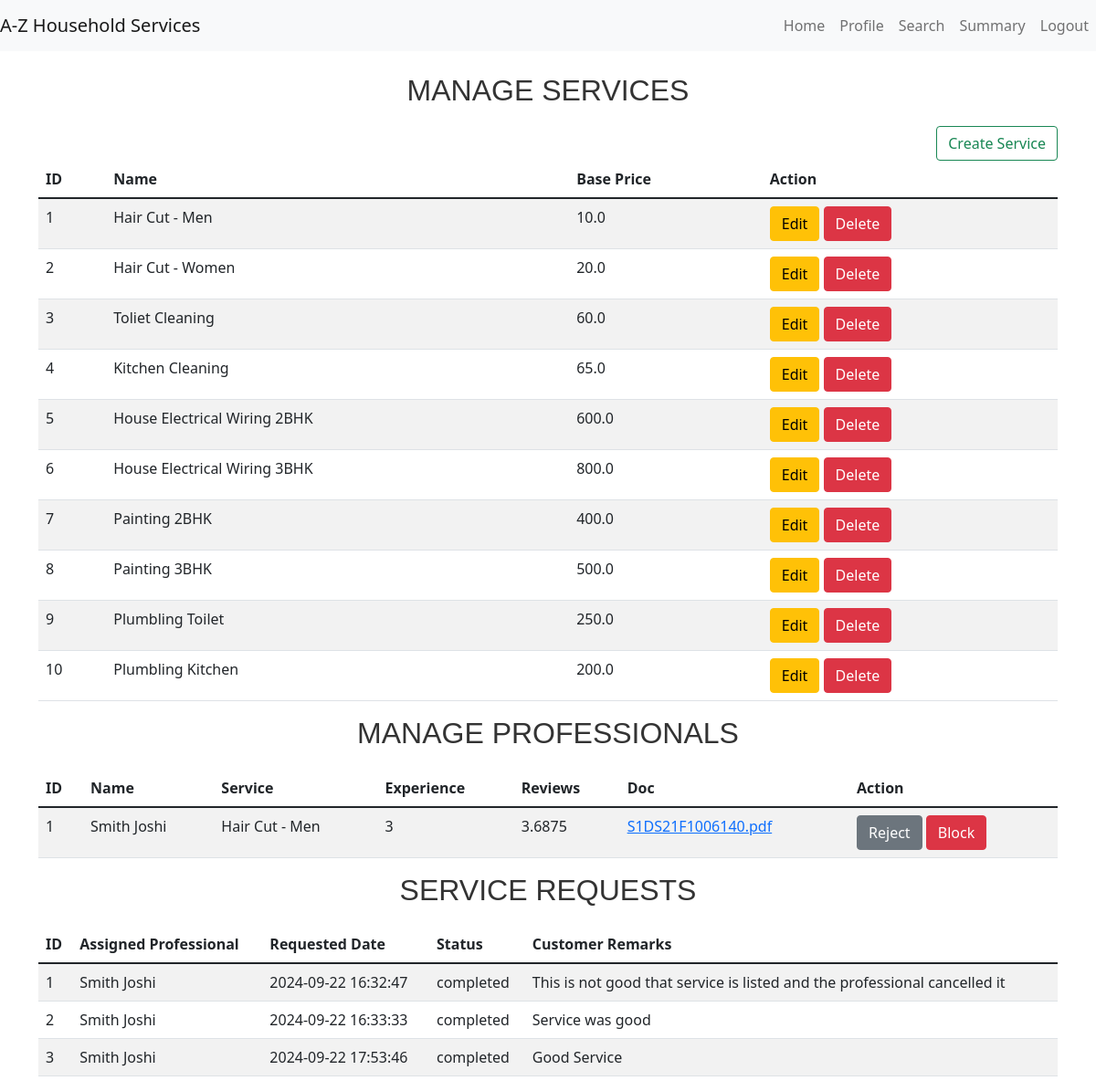
The app's page /admin/dashboard (signed in), older data.
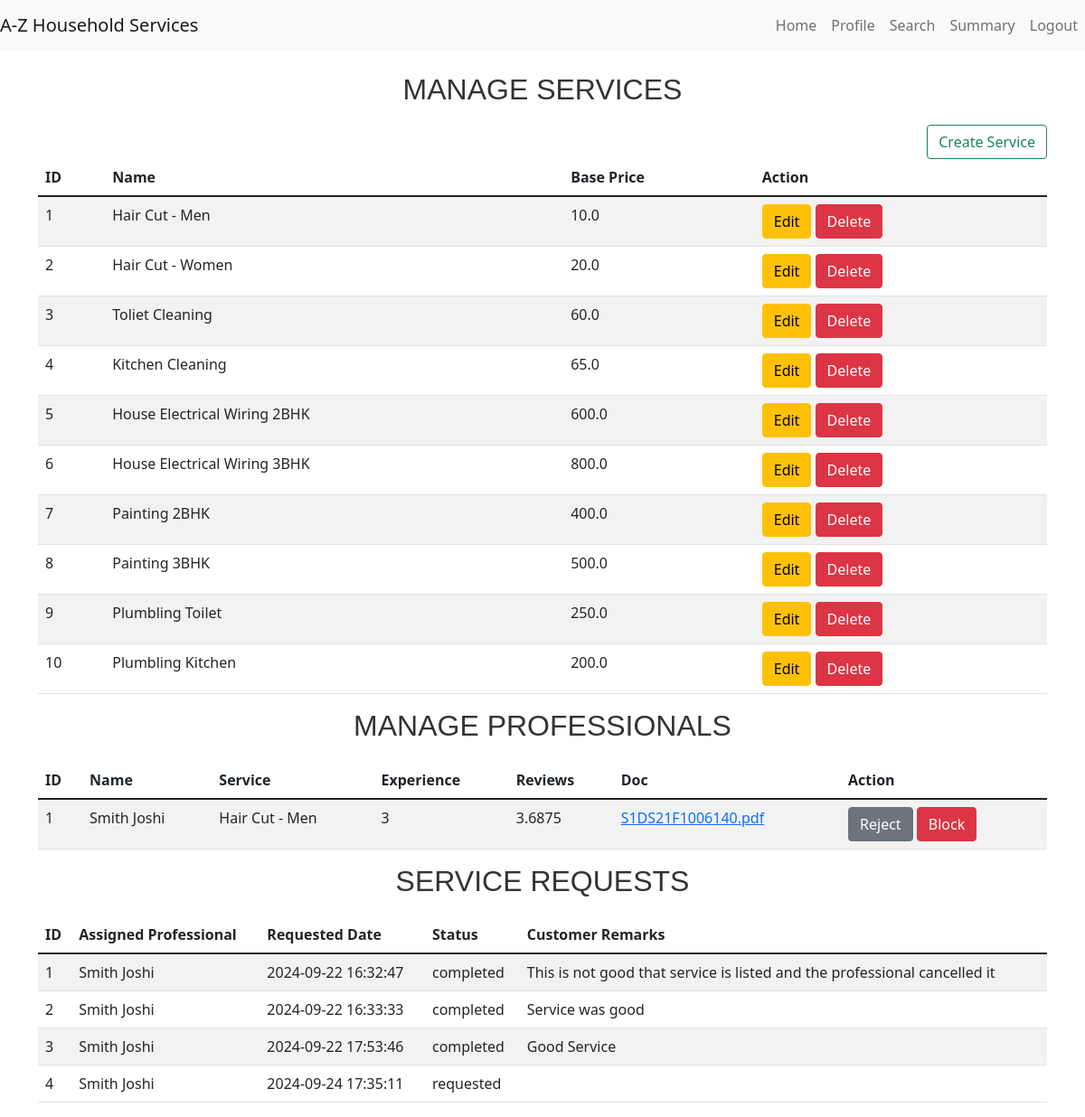
The same page, newer data.
### models.py (models this page shows, shortened)
class Service(db.Model):
    __tablename__ = 'services'
    id = db.Column(db.Integer, primary_key=True)
    name = db.Column(db.String(100), nullable=False)
    price = db.Column(db.Float, nullable=False)
    description = db.Column(db.String(200))
    service_type = db.Column(db.String(50))

class ProfessionalProfile(db.Model):
    __tablename__ = 'professional_profiles'
    id = db.Column(db.Integer, primary_key=True)
    user_id = db.Column(db.Integer, db.ForeignKey('users.id'))
    full_name = db.Column(db.String(100), nullable=False)
    service_type = db.Column(db.String(100), nullable=False)
    experience = db.Column(db.String(100), nullable=False)
    filename = db.Column(db.String(120), nullable=False)
    uploaded_at = db.Column(db.DateTime, default=db.func.current_timestamp())
    address = db.Column(db.String(200),nullable=False)
    pin_code = db.Column(db.String(6), nullable=False)
    reviews = db.Column(db.Float, default=0)

class User(db.Model):
    __tablename__ = 'users'
    id = db.Column(db.Integer, primary_key=True)
    username = db.Column(db.String(100), nullable=False, unique=True)
    password = db.Column(db.String(200), nullable=False)
    role = db.Column(db.String(20), nullable=False)  # Admin, Professional, Customer
    date_created = db.Column(db.DateTime, default=db.func.current_timestamp())
    approve = db.Column(db.Boolean, default=False)
    blocked = db.Column(db.Boolean, default=True)

class ServiceRequest(db.Model):
    __tablename__ = 'service_requests'
    id = db.Column(db.Integer, primary_key=True)
    service_id = db.Column(db.Integer, db.ForeignKey('services.id'))
    customer_id = db.Column(db.Integer, db.ForeignKey('users.id'))
    professional_id = db.Column(db.Integer, db.ForeignKey('users.id'), nullable=True)
    date_of_request = db.Column(db.DateTime, default=db.func.current_timestamp())
    date_of_accept_reject = db.Column(db.DateTime, nullable=True)
    date_of_completion = db.Column(db.DateTime, nullable=True)
    service_status = db.Column(db.String(20))  # requested, accepted, rejected , completed
    remarks = db.Column(db.String(200))

### app.py (the view)
@app.route('/admin/dashboard')
def admin_dashboard():
    if 'admin_user_id' in session:
        user_dict={}
        prof_dict ={}
        service_type={}
        services = Service.query.all()
        professional_profile = ProfessionalProfile.query.all()
        for profile in professional_profile:
            user_dict[profile.user_id] = User.query.filter_by(id=profile.user_id).first()
            service_type[profile.user_id] = Service.query.filter_by(id=profile.service_type).first()
            prof_dict[profile.user_id] = profile
        service_requests = ServiceRequest.query.all()
        return render_template('admin_dashboard.html', services=services, professional_profile=professional_profile, customer_profile=customer_profile, service_requests=service_requests,user_dict=user_dict,service_type=service_type,prof_dict=prof_dict)
    return redirect(url_for('admin_login'))

### app.py (called while the page is built)
@app.before_request
def create_tables():
    global first_request
    if first_request:
        db.create_all()
        first_request = False

### templates/admin_dashboard.html (shortened to what this page needs)
{% extends "base.html" %}
{% block content %}
<div class="row">
    <div class="col-md-12">
        <h3>Manage Services</h3>
        <div class="d-flex justify-content-end">
            <a href="{{ url_for('create_services') }}"  class="btn btn-outline-success">Create Service</a>
        </div>
        <table class="table table-striped">
            <thead>
                <tr>
                    <th>ID</th>
                    <th>Name</th>
                    <th>Base Price</th>
                    <th>Action</th>
                </tr>
            </thead>
            <tbody>
                {% for service in services %}
                <tr>
                    <td>{{ service.id }}</td>
                    <td>{{ service.name }}</td>
                    <td>{{ service.price }}</td>
                    <td>
                        <a href="/admin/services/update_service/{{ service.id }}" class="btn btn-warning">Edit</a>
                        <a href="/admin/services/delete_service/{{ service.id }}" class="btn btn-danger">Delete</a>
                    </td>
                </tr>
                {% endfor %}
            </tbody>
        </table>
        <h3>Manage Professionals</h3>
        <table class="table table-striped">
            <thead>
                <tr>
                    <th>ID</th>
                    <th>Name</th>
                    <th>Service</th>
                    <th>Experience</th>
                    <th>Reviews</th>
                    <th>Doc</th>
                    <th>Action</th>
                </tr>
            </thead>
            <tbody>
                {% for professional in professional_profile %}
                <tr>
                    <td>{{ professional.id }}</td>
                    <td>{{ professional.full_name }}</td>
                    <td>{{ service_type[professional.user_id].name }}</td>
                    <td>{{ professional.experience }}</td>
                    <td>{{ professional.reviews }}</td>
                    <td><a href="/download/{{ professional.filename }}"  >{{ professional.filename }}</a></td>
                    <td>
                        <a href="/admin/manage_user/{{ professional.user_id }}/approve/{{user_dict[professional.user_id].approve}}" class="btn {{ 'btn-secondary' if user_dict[professional.user_id].approve else 'btn-success' }}">{{ 'Reject' if user_dict[professional.user_id].approve else 'Approve' }}</a>
                        <a href="/admin/manage_user/{{ professional.user_id }}/blocked/{{user_dict[professional.user_id].blocked}}" class="btn {{ 'btn-success' if user_dict[professional.user_id].blocked else 'btn-danger' }}">{{ 'Unblock' if user_dict[professional.user_id].blocked else 'Block' }}</a>
                    </td>
                </tr>
                {% endfor %}
            </tbody>
        </table>
        <h3>Service Requests</h3>
        <table class="table table-striped">
            <thead>
                <tr>
                    <th>ID</th>
                    <th>Assigned Professional</th>
                    <th>Requested Date</th>
                    <th>Status</th>
                    <th>Customer Remarks</th>
                </tr>
            </thead>
            <tbody>
                {% for service_request in service_requests%}
                <tr>
                    <td>{{ service_request.id }}</td>
                    <td>{{ prof_dict[service_request.professional_id].full_name}}</td>
                    <td>{{ service_request.date_of_request}}</td>
                    <td>{{ service_request.service_status}}</td>
                    <td>{{ service_request.remarks if service_request.remarks else ""}}</td>
                </tr>
                {% endfor %}
            </tbody>
        </table>
    </div>
</div>
{% endblock %}

Row changes from the older to the newer data that the page shows:
added ServiceRequest: id "4", {{ prof_dict[service_request.professional_id].full_name }} "Smith Joshi", date_of_request "2024-09-24 17:35:11", service_status "requested"
